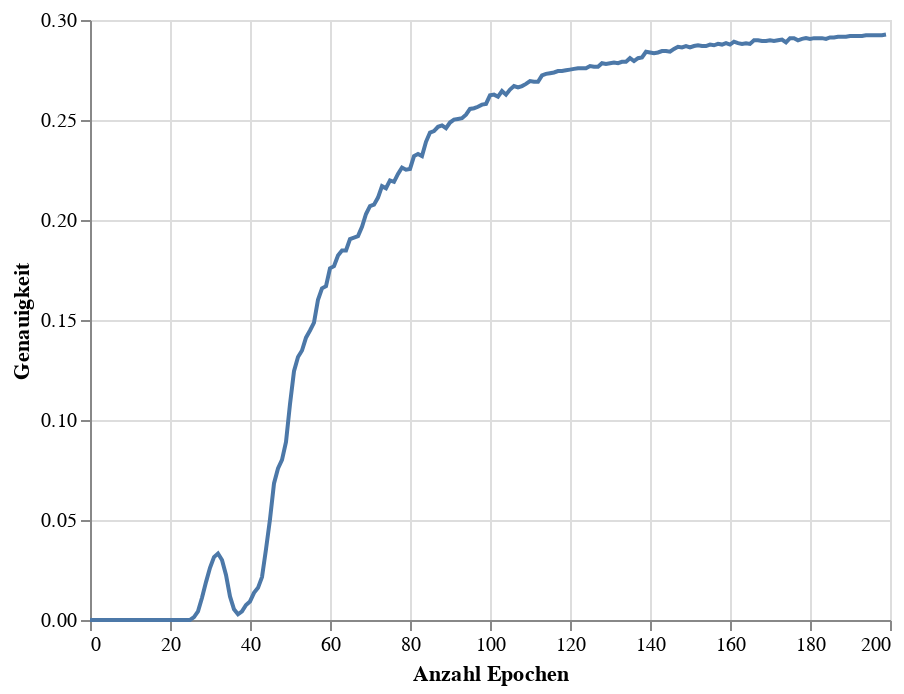

Notebook code cell kept with this figure:
### Code cell
accuracy_chart = alt.Chart(accuracy_df).mark_line().encode(
    x=alt.X('Epoch',title = 'Anzahl Epochen'),
    y=alt.Y('Accuracy', title = 'Genauigkeit')
)
accuracy_chart

### Figure 1 — Vega-Lite specification as saved in the notebook (floating-point values rounded to 4 significant figures; data arrays with more than 128 entries replaced by an {"elided": "..."} marker saying what was removed)
{"config": {"view": {"continuousWidth": 400, "continuousHeight": 300}}, "data": {"name": "data-6cf59c65a45d890a1cca5f0c5e418ace"}, "mark": "line", "encoding": {"x": {"field": "Epoch", "title": "Anzahl Epochen", "type": "quantitative"}, "y": {"field": "Accuracy", "title": "Genauigkeit", "type": "quantitative"}}, "$schema": "https://vega.github.io/schema/vega-lite/v4.17.0.json", "datasets": {"data-6cf59c65a45d890a1cca5f0c5e418ace": {"elided": "200 records"}}}
